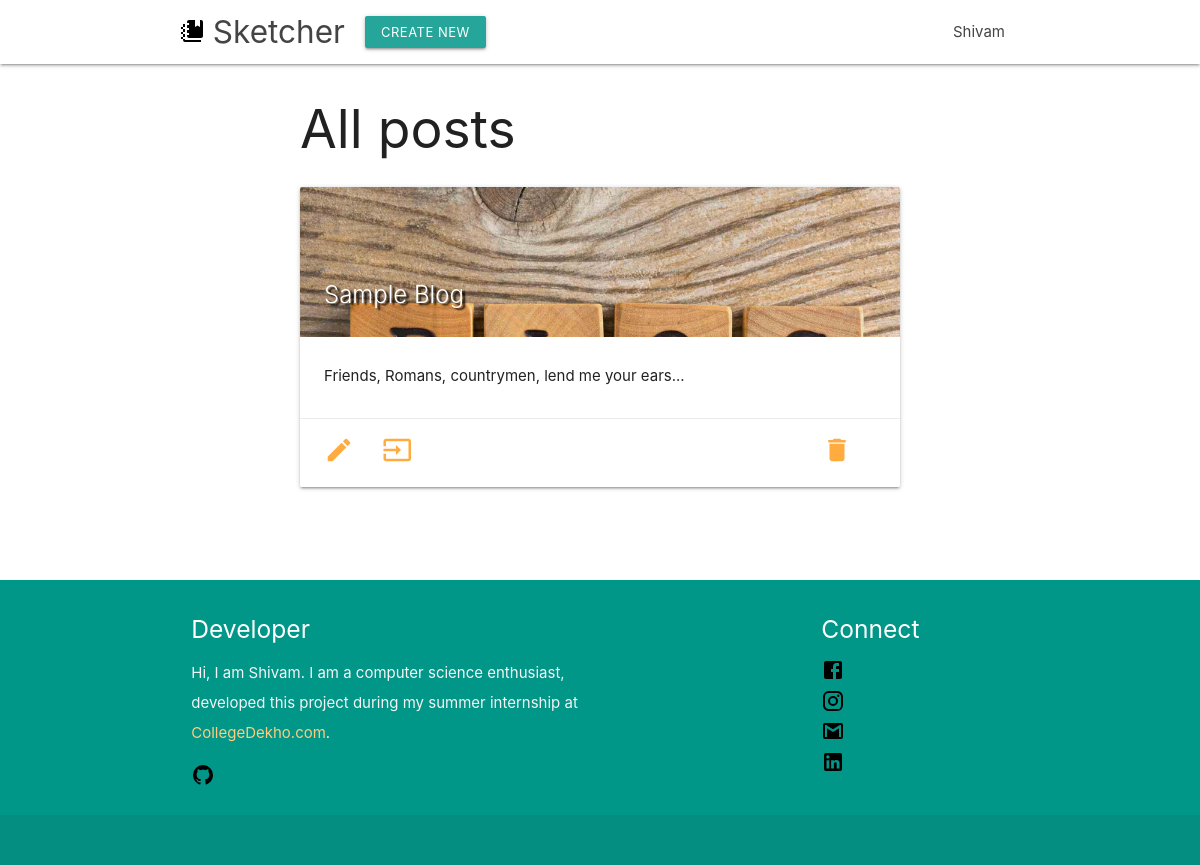
Screenshot of /shivam/posts/ (signed in) with the database file from the repository.
### sketcher/models.py (models this page shows, shortened)
class Post(models.Model):
    title = models.CharField(max_length=200)
    slug = models.SlugField(max_length=200, unique=True, primary_key=True)
    author = models.ForeignKey(User, on_delete=models.CASCADE, default=1)
    updated_on = models.DateTimeField(auto_now=False, null=True)
    created_on = models.DateTimeField(auto_now_add=False, null=True)
    content = models.TextField()
    image = models.ImageField(upload_to='blog_images', blank=True)
    status = models.IntegerField(choices=STATUS, default=-1)

### sketcher/views.py (the view)
# urls.py: path('<username>/posts/', views.UserPostView.as_view(), name='posts'),
class UserPostView(generic.DetailView):
    model = Post
    template_name = 'sketcher/userposts.html'
    context_object_name = 'posts_list'
    def get_object(self):
        return Post.objects.filter(author = self.request.user).order_by('-created_on')

### sketcher/templates/sketcher/userposts.html (shortened to what this page needs)
{% load static %}
{% include 'sketcher/base_header.html' %}
<head><title>Posts - Sketcher</title></head>
<div class="container" style="width: 50%; height: auto !important; min-height: 60%;">
  <h2>All posts</h2>
  <div style="display: grid;">
    {% if posts_list %}
      {% for post in posts_list %}
        <div class="col s12 m6" style="grid-template-columns: repeat(4, 1fr); grid-column-gap: 10px; grid-row-gap: 10px;">
          <div class="card small">
            <div class="card-image" style="height: 50%;">
              {% if post.image %}
                <img src="{{ post.image.url }}">
              {% endif %}
              <span class="card-title" style="text-shadow: 3px 2px 2px black;">{{ post.title|title }}</span>
            </div>
            <div class="card-content" style="overflow: scroll;">
              <p>{{ post.content|safe|linebreaksbr|truncatewords:'60' }}... <a href="{%url 'sketcher:blog' username=post.author.username pk=post.slug %}">read more</a></p>
            </div>
            <div class="card-action">
              <a href="{% url 'sketcher:edit' username=user.username pk=post.slug %}" title="Edit post"><i class="material-icons small">edit</i></a>
              <a href="{%url 'sketcher:blog' username=post.author.username pk=post.slug %}" title="View full post"><i class="material-icons small">input</i></a>
                <a href="{%url 'sketcher:delete' username=post.author.username pk=post.slug %}" title="Delete post" style="float: right;"><i class="material-icons small">delete</i></a>
            </div>
          </div>
        </div>
      {% endfor %}
    {% else %}
      <p>No posts are available.</p>
    {% endif %}
  </div>
</div>
{% include 'sketcher/base_footer.html' %}

### sketcher/templates/sketcher/base_header.html (shortened to what this page needs)
{% load static %}
<head>
  <link href="{% static 'sketcher/css/materialize.css' %}" type="text/css" rel="stylesheet" media="screen,projection"/>
  <link href="{% static 'sketcher/css/style.css' %}" type="text/css" rel="stylesheet" media="screen,projection"/>
</head>
<header>
  <nav class="white" role="navigation">
    <div class="nav-wrapper container">
      <a id="logo-container" href="{% url 'sketcher:home' %}" title="Home" class="brand-logo">&nbsp;Sketcher</a>
      {% if user.is_authenticated and '/posts/' in request.path  %}
        <ul style="padding-left: 170px;" class="left hide-on-med-and-down">
          <li><a class="btn-small waves-effect waves-light teal lighten-1" title="Create a new post" role="button" href="{% url 'sketcher:newpost' username=user.username %}">Create new</a></li>
        </ul>
      {% endif %}
      {% if not user.is_authenticated and request.path != '/signin/' and request.path != '/signup/' %}
        <ul class="right hide-on-med-and-down">
          <li><a href="{% url 'sketcher:signin' %}" title="Sign in">Sign in</a></li>
          <li><a href="{% url 'sketcher:signup' %}" title="Sign up">Sign up</a></li>
        </ul>
      {% elif user.is_authenticated %}
        <ul class="right hide-on-med-and-down">
          <a class='dropdown-trigger' href="#" data-target="dropdown1">{{ user.username|title }}</a></li>
        </ul>
      {% endif %}
    </div>
  </nav>
</header>

### sketcher/static/sketcher/css/style.css (style rules this page uses)
nav ul a, nav .brand-logo { color: #444; }
p { line-height: 2rem; }

### rows the page displays
Post: image (picture), title "Sample Blog", content "Friends, Romans, countrymen, lend me your ears..."

### other values shown
{{ user.username|title }} "Shivam"
